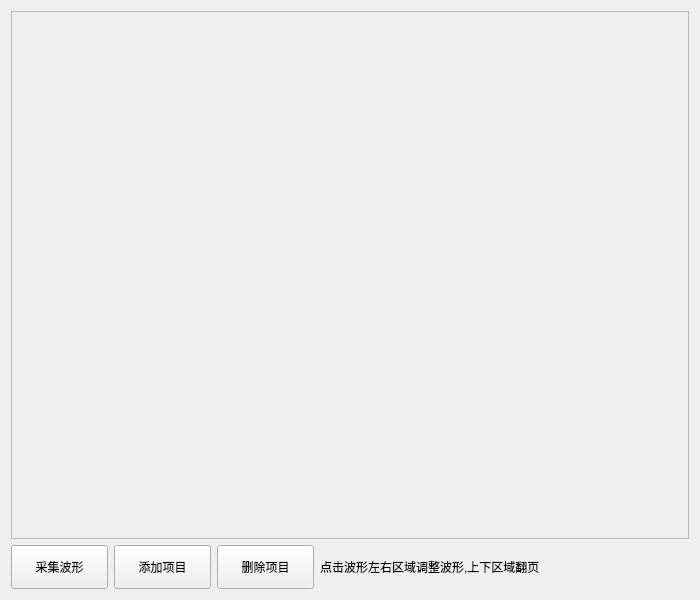
<?xml version="1.0" encoding="UTF-8"?>
<ui version="4.0">
 <class>CConfigItt</class>
 <widget class="QWidget" name="CConfigItt">
  <property name="geometry">
   <rect>
    <x>0</x>
    <y>0</y>
    <width>700</width>
    <height>600</height>
   </rect>
  </property>
  <property name="windowTitle">
   <string>Form</string>
  </property>
  <layout class="QHBoxLayout" name="horizontalLayout_2">
   <item>
    <widget class="QWidget" name="widget" native="true">
     <layout class="QVBoxLayout" name="verticalLayout_4">
      <property name="margin">
       <number>0</number>
      </property>
      <item>
       <widget class="MyScrollArea" name="scrollArea">
        <property name="widgetResizable">
         <bool>true</bool>
        </property>
        <widget class="QWidget" name="scrollAreaWidgetContents">
         <property name="geometry">
          <rect>
           <x>0</x>
           <y>0</y>
           <width>680</width>
           <height>530</height>
          </rect>
         </property>
         <layout class="QVBoxLayout" name="verticalLayout_3">
          <property name="margin">
           <number>0</number>
          </property>
          <item>
           <layout class="QGridLayout" name="gridLayout"/>
          </item>
         </layout>
        </widget>
       </widget>
      </item>
      <item>
       <widget class="QWidget" name="widget_3" native="true">
        <layout class="QHBoxLayout" name="horizontalLayout">
         <property name="margin">
          <number>0</number>
         </property>
         <item>
          <widget class="QPushButton" name="pushButton">
           <property name="minimumSize">
            <size>
             <width>0</width>
             <height>44</height>
            </size>
           </property>
           <property name="maximumSize">
            <size>
             <width>97</width>
             <height>60</height>
            </size>
           </property>
           <property name="text">
            <string>采集波形</string>
           </property>
          </widget>
         </item>
         <item>
          <widget class="QPushButton" name="pushButton_4">
           <property name="minimumSize">
            <size>
             <width>0</width>
             <height>44</height>
            </size>
           </property>
           <property name="maximumSize">
            <size>
             <width>97</width>
             <height>16777215</height>
            </size>
           </property>
           <property name="text">
            <string>添加项目</string>
           </property>
          </widget>
         </item>
         <item>
          <widget class="QPushButton" name="pushButton_2">
           <property name="minimumSize">
            <size>
             <width>0</width>
             <height>44</height>
            </size>
           </property>
           <property name="maximumSize">
            <size>
             <width>97</width>
             <height>16777215</height>
            </size>
           </property>
           <property name="text">
            <string>删除项目</string>
           </property>
          </widget>
         </item>
         <item>
          <widget class="QLabel" name="label">
           <property name="text">
            <string>点击波形左右区域调整波形,上下区域翻页</string>
           </property>
          </widget>
         </item>
        </layout>
       </widget>
      </item>
     </layout>
    </widget>
   </item>
  </layout>
 </widget>
 <customwidgets>
  <customwidget>
   <class>MyScrollArea</class>
   <extends>QScrollArea</extends>
   <header location="global">MyScrollArea.h</header>
   <container>1</container>
  </customwidget>
 </customwidgets>
 <resources/>
 <connections/>
</ui>
